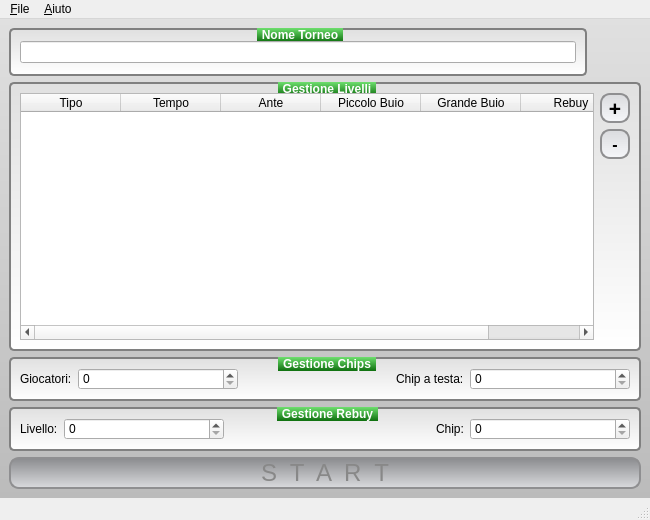
<?xml version="1.0" encoding="UTF-8"?>
<ui version="4.0">
 <class>MainWindow</class>
 <widget class="QMainWindow" name="MainWindow">
  <property name="geometry">
   <rect>
    <x>0</x>
    <y>0</y>
    <width>650</width>
    <height>520</height>
   </rect>
  </property>
  <property name="minimumSize">
   <size>
    <width>650</width>
    <height>520</height>
   </size>
  </property>
  <property name="windowTitle">
   <string>Poker Tournament Manager - by Kost</string>
  </property>
  <property name="windowIcon">
   <iconset resource="data.qrc">
    <normaloff>:/data/icon.svg</normaloff>:/data/icon.svg</iconset>
  </property>
  <widget class="QWidget" name="centralwidget">
   <property name="styleSheet">
    <string notr="true">#centralwidget {
    background-color: qlineargradient(x1: 0, y1: 0, x2: 0, y2: 1, stop: 0 #E0E0E0, stop: 1 #BBB);
	/*background-color: qlineargradient(spread:repeat, x1:0, y1:0, x2:0.00303828, y2:0.005, stop:0.0789474 rgba(0, 134, 25, 255), stop:0.703349 rgba(0, 98, 10, 255));*/
}
QGroupBox {
    background-color: qlineargradient(x1: 0, y1: 0, x2: 0, y2: 1, stop: 0 #E0E0E0, stop: 1 #FFFFFF);
    border: 2px solid gray;
    border-radius: 5px;
    margin-top: 1ex;
	font-weight: bold;
}
QGroupBox::title {
    subcontrol-origin: margin;
    subcontrol-position: top center;
    padding: 0 3px;
    background-color: qlineargradient(x1: 0, y1: 0, x2: 0, y2: 1, stop: 0 #6EDF6E, stop: 1 #0E6F0E);
    color: #fff;
}
QPushButton {
    border: 2px solid #8f8f91;
    border-radius: 10px;
    background-color: qlineargradient(x1: 0, y1: 0, x2: 0, y2: 1, stop: 0 #8a8b8e, stop: 1 #dadbde);
    color: #888;
}
QPushButton:enabled {
    background-color: qlineargradient(x1: 0, y1: 0, x2: 0, y2: 1, stop: 0 #dadbde, stop: 1 #f6f7fa);
    color: #000;
}
</string>
   </property>
   <layout class="QGridLayout" name="gridLayout">
    <item row="0" column="0">
     <widget class="QGroupBox" name="gboxTourney">
      <property name="title">
       <string>Nome Torneo</string>
      </property>
      <layout class="QHBoxLayout" name="horizontalLayout">
       <item>
        <widget class="QLineEdit" name="tourneyName">
         <property name="statusTip">
          <string>Inserisci il nome del torneo</string>
         </property>
        </widget>
       </item>
      </layout>
     </widget>
    </item>
    <item row="0" column="1">
     <widget class="QLabel" name="labelChip">
      <property name="minimumSize">
       <size>
        <width>48</width>
        <height>48</height>
       </size>
      </property>
      <property name="statusTip">
       <string>:-)</string>
      </property>
      <property name="pixmap">
       <pixmap resource="data.qrc">:/data/chip-red.png</pixmap>
      </property>
     </widget>
    </item>
    <item row="1" column="0" colspan="2">
     <widget class="QGroupBox" name="gboxLevels">
      <property name="title">
       <string>Gestione Livelli</string>
      </property>
      <layout class="QHBoxLayout" name="horizontalLayout_2">
       <item>
        <widget class="QTableWidget" name="tableLevels">
         <property name="minimumSize">
          <size>
           <width>500</width>
           <height>0</height>
          </size>
         </property>
         <property name="statusTip">
          <string>Completa la tabella del torneo</string>
         </property>
         <column>
          <property name="text">
           <string>Tipo</string>
          </property>
         </column>
         <column>
          <property name="text">
           <string>Tempo</string>
          </property>
         </column>
         <column>
          <property name="text">
           <string>Ante</string>
          </property>
         </column>
         <column>
          <property name="text">
           <string>Piccolo Buio</string>
          </property>
         </column>
         <column>
          <property name="text">
           <string>Grande Buio</string>
          </property>
         </column>
         <column>
          <property name="text">
           <string>Rebuy</string>
          </property>
         </column>
        </widget>
       </item>
       <item>
        <layout class="QVBoxLayout" name="verticalLayout">
         <item>
          <widget class="QPushButton" name="levelAdd">
           <property name="minimumSize">
            <size>
             <width>30</width>
             <height>30</height>
            </size>
           </property>
           <property name="maximumSize">
            <size>
             <width>30</width>
             <height>30</height>
            </size>
           </property>
           <property name="font">
            <font>
             <pointsize>16</pointsize>
             <weight>75</weight>
             <bold>true</bold>
            </font>
           </property>
           <property name="statusTip">
            <string>Aggiungi livello</string>
           </property>
           <property name="text">
            <string>+</string>
           </property>
          </widget>
         </item>
         <item>
          <widget class="QPushButton" name="levelRem">
           <property name="minimumSize">
            <size>
             <width>30</width>
             <height>30</height>
            </size>
           </property>
           <property name="maximumSize">
            <size>
             <width>30</width>
             <height>30</height>
            </size>
           </property>
           <property name="font">
            <font>
             <pointsize>12</pointsize>
             <weight>75</weight>
             <bold>true</bold>
            </font>
           </property>
           <property name="statusTip">
            <string>Rimuovi Livello selezionato</string>
           </property>
           <property name="text">
            <string>-</string>
           </property>
          </widget>
         </item>
         <item>
          <spacer name="verticalSpacer">
           <property name="orientation">
            <enum>Qt::Vertical</enum>
           </property>
           <property name="sizeHint" stdset="0">
            <size>
             <width>20</width>
             <height>40</height>
            </size>
           </property>
          </spacer>
         </item>
        </layout>
       </item>
      </layout>
     </widget>
    </item>
    <item row="2" column="0" colspan="2">
     <widget class="QGroupBox" name="gboxChips">
      <property name="title">
       <string>Gestione Chips</string>
      </property>
      <layout class="QHBoxLayout" name="horizontalLayout_3">
       <item>
        <widget class="QLabel" name="label_1">
         <property name="text">
          <string>Giocatori:</string>
         </property>
         <property name="buddy">
          <cstring>spinPlayers</cstring>
         </property>
        </widget>
       </item>
       <item>
        <widget class="QSpinBox" name="spinPlayers">
         <property name="minimumSize">
          <size>
           <width>160</width>
           <height>0</height>
          </size>
         </property>
         <property name="statusTip">
          <string>Numero di seats</string>
         </property>
         <property name="maximum">
          <number>10000</number>
         </property>
        </widget>
       </item>
       <item>
        <spacer name="horizontalSpacer">
         <property name="orientation">
          <enum>Qt::Horizontal</enum>
         </property>
         <property name="sizeHint" stdset="0">
          <size>
           <width>40</width>
           <height>20</height>
          </size>
         </property>
        </spacer>
       </item>
       <item>
        <widget class="QLabel" name="label_2">
         <property name="text">
          <string>Chip a testa:</string>
         </property>
         <property name="buddy">
          <cstring>spinChips</cstring>
         </property>
        </widget>
       </item>
       <item>
        <widget class="QSpinBox" name="spinChips">
         <property name="minimumSize">
          <size>
           <width>160</width>
           <height>0</height>
          </size>
         </property>
         <property name="statusTip">
          <string>Livello iniziale dello stack</string>
         </property>
         <property name="maximum">
          <number>10000000</number>
         </property>
        </widget>
       </item>
      </layout>
     </widget>
    </item>
    <item row="3" column="0" colspan="2">
     <widget class="QGroupBox" name="gboxRebuy">
      <property name="title">
       <string>Gestione Rebuy</string>
      </property>
      <layout class="QHBoxLayout" name="horizontalLayout_4">
       <item>
        <widget class="QLabel" name="label_3">
         <property name="text">
          <string>Livello:</string>
         </property>
         <property name="buddy">
          <cstring>spinPlayers</cstring>
         </property>
        </widget>
       </item>
       <item>
        <widget class="QSpinBox" name="spinRebuyLev">
         <property name="minimumSize">
          <size>
           <width>160</width>
           <height>0</height>
          </size>
         </property>
         <property name="statusTip">
          <string>Livello del rebuy</string>
         </property>
         <property name="maximum">
          <number>10000</number>
         </property>
        </widget>
       </item>
       <item>
        <spacer name="horizontalSpacer_2">
         <property name="orientation">
          <enum>Qt::Horizontal</enum>
         </property>
         <property name="sizeHint" stdset="0">
          <size>
           <width>40</width>
           <height>20</height>
          </size>
         </property>
        </spacer>
       </item>
       <item>
        <widget class="QLabel" name="label_4">
         <property name="text">
          <string>Chip:</string>
         </property>
         <property name="buddy">
          <cstring>spinChips</cstring>
         </property>
        </widget>
       </item>
       <item>
        <widget class="QSpinBox" name="spinRebuyChips">
         <property name="minimumSize">
          <size>
           <width>160</width>
           <height>0</height>
          </size>
         </property>
         <property name="statusTip">
          <string>Chip per il rebuy</string>
         </property>
         <property name="maximum">
          <number>10000000</number>
         </property>
        </widget>
       </item>
      </layout>
     </widget>
    </item>
    <item row="4" column="0" colspan="2">
     <widget class="QPushButton" name="startButton">
      <property name="enabled">
       <bool>false</bool>
      </property>
      <property name="font">
       <font>
        <pointsize>18</pointsize>
       </font>
      </property>
      <property name="statusTip">
       <string>Avvio del torneo</string>
      </property>
      <property name="text">
       <string>S  T  A  R  T</string>
      </property>
     </widget>
    </item>
   </layout>
  </widget>
  <widget class="QMenuBar" name="menubar">
   <property name="geometry">
    <rect>
     <x>0</x>
     <y>0</y>
     <width>650</width>
     <height>25</height>
    </rect>
   </property>
   <widget class="QMenu" name="menuFile">
    <property name="title">
     <string>&amp;File</string>
    </property>
    <addaction name="actionNew"/>
    <addaction name="actionOpen"/>
    <addaction name="actionSave"/>
    <addaction name="actionSaveAs"/>
    <addaction name="separator"/>
    <addaction name="actionExit"/>
   </widget>
   <widget class="QMenu" name="menuAbout">
    <property name="title">
     <string>&amp;Aiuto</string>
    </property>
    <widget class="QMenu" name="menuLanguage">
     <property name="title">
      <string>&amp;Lingua</string>
     </property>
     <addaction name="actionLangIta"/>
     <addaction name="actionLangEng"/>
    </widget>
    <addaction name="menuLanguage"/>
    <addaction name="separator"/>
    <addaction name="actionAbout"/>
   </widget>
   <addaction name="menuFile"/>
   <addaction name="menuAbout"/>
  </widget>
  <widget class="QStatusBar" name="statusbar"/>
  <action name="actionNew">
   <property name="text">
    <string>&amp;Nuovo</string>
   </property>
  </action>
  <action name="actionOpen">
   <property name="text">
    <string>&amp;Apri</string>
   </property>
  </action>
  <action name="actionSave">
   <property name="text">
    <string>&amp;Salva</string>
   </property>
  </action>
  <action name="actionSaveAs">
   <property name="text">
    <string>Salva &amp;Come...</string>
   </property>
  </action>
  <action name="actionExit">
   <property name="text">
    <string>&amp;Esci</string>
   </property>
  </action>
  <action name="actionKost_Rulez">
   <property name="text">
    <string>Kost Rulez ...</string>
   </property>
  </action>
  <action name="actionLangIta">
   <property name="icon">
    <iconset resource="data.qrc">
     <normaloff>:/data/flag_IT.jpg</normaloff>:/data/flag_IT.jpg</iconset>
   </property>
   <property name="text">
    <string>Italiano</string>
   </property>
  </action>
  <action name="actionLangEng">
   <property name="enabled">
    <bool>false</bool>
   </property>
   <property name="icon">
    <iconset resource="data.qrc">
     <normaloff>:/data/flag_EN.jpg</normaloff>:/data/flag_EN.jpg</iconset>
   </property>
   <property name="text">
    <string>English</string>
   </property>
  </action>
  <action name="actionAbout">
   <property name="text">
    <string>&amp;Informazioni</string>
   </property>
  </action>
 </widget>
 <resources>
  <include location="data.qrc"/>
 </resources>
 <connections/>
</ui>
